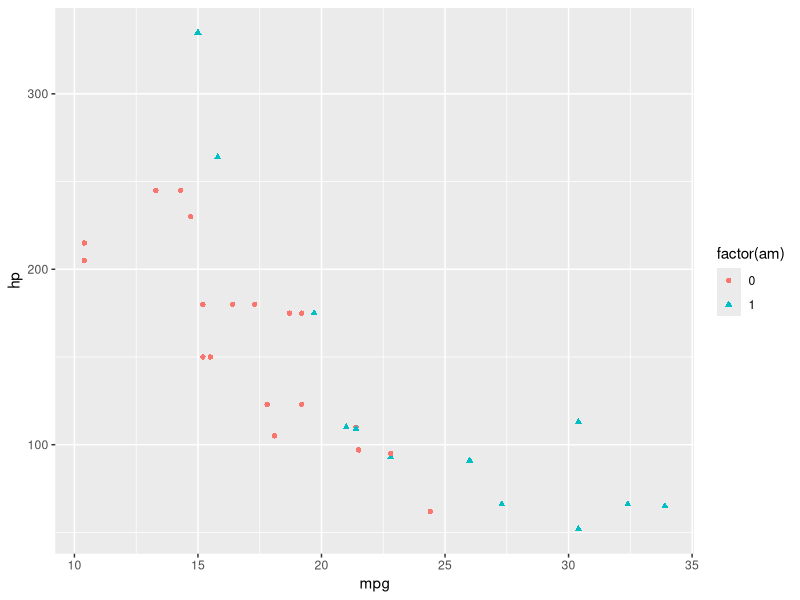
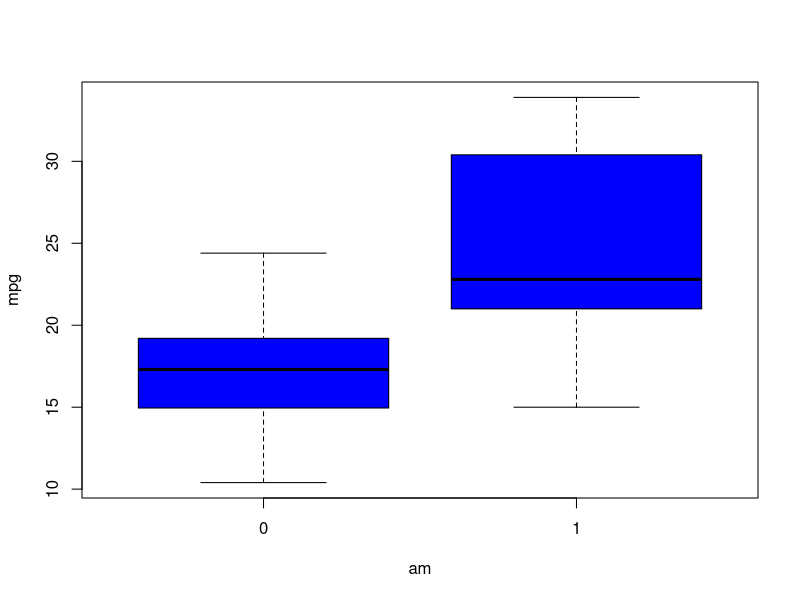
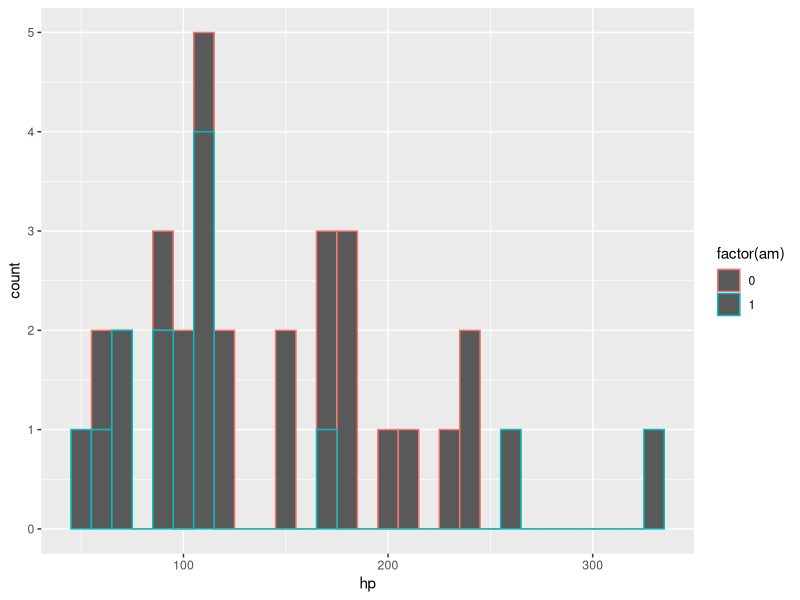
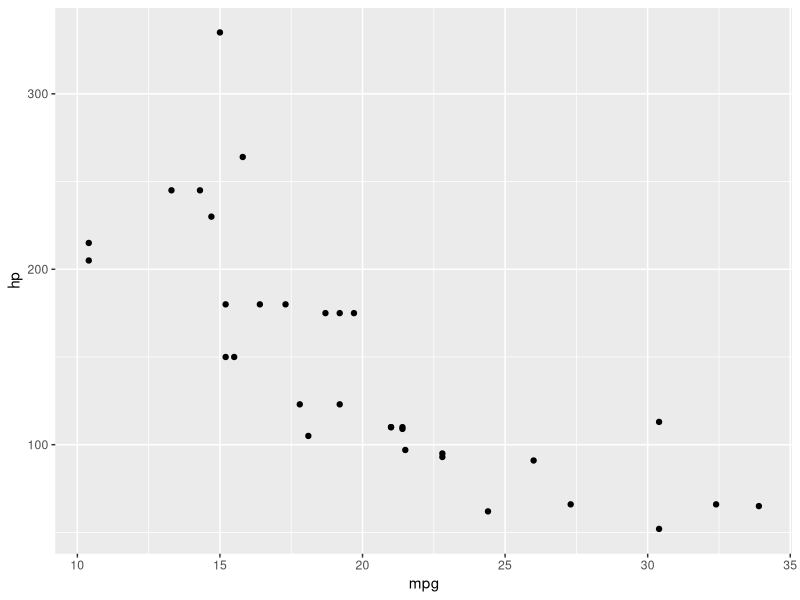

The R source for these figures, in order:

#1
a<-mtcars
a
dim(a)
summary(a)
max(a)
min(a)
library(dplyr)
a %>%
  group_by(am)
mean(a$mpg)

#2
new<-subset(a,cyl==4)
new
new2<-new$hp
new2
median(new2)
mean(a$hp)
median(a$hp)
sort(-table(a$hp)[1])
mean(a$wt)
median(a$wt)
sort(-table(a$wt)[1])


#3

library(ggplot2)

ggplot(a,aes(x=mpg,y=hp,color=factor(am),shape=factor(am)))+geom_point()
boxplot(mpg~am,data=a,col="blue")
ggplot(a,aes(x=hp,color=factor(am),shape=factor(am)))+geom_histogram(binwidth=10)


#4
model<-lm(disp~hp+wt+mpg,a,type=binominal)
model
summary(model)

predict1<-predict(model)
predict1
library(ggplot2)
ggplot(a,aes(x=mpg,y=hp,abline(mpg~hp)))+geom_point()
